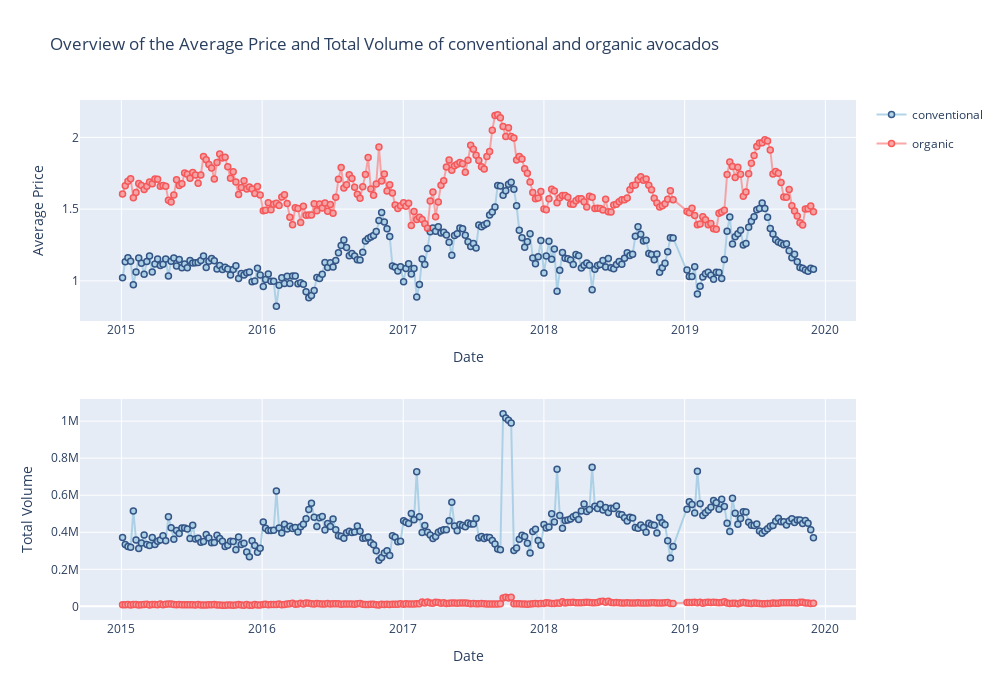

Notebook code cell kept with this figure:
### Code cell
from plotly.subplots import make_subplots
import plotly.graph_objects as go

fig = make_subplots(rows=2, cols=1)


fig.append_trace(go.Scatter(
    x=conventional_groupByDate.index,y=conventional_groupByDate.AveragePrice,
                   name='conventional',legendgroup='train',mode='lines+markers',marker=dict(
                                 color='rgb(158,202,225)',
                                 line=dict(
                                 color='rgb(8,48,107)',
                                 width=1.5)),
                                opacity=0.8), row=1, col=1)

fig.append_trace(go.Scatter(
    x=organic_groupByDate.index,y=organic_groupByDate.AveragePrice,
                   name='organic',legendgroup='test',mode='lines+markers',marker=dict(
                                 color='rgb(248,146,146)',
                                 line=dict(
                                 color='rgb(249,52,52)',
                                 width=1.5)),
                                opacity=0.8), row=1, col=1)


fig.append_trace(go.Scatter(
    x=conventional_groupByDate.index,y=conventional_groupByDate['Total Volume'],
                   name='conventional',showlegend=False, mode='lines+markers',marker=dict(
                                 color='rgb(158,202,225)',
                                 line=dict(
                                 color='rgb(8,48,107)',
                                 width=1.5)),
                                opacity=0.8), row=2, col=1)

fig.append_trace(go.Scatter(
    x=organic_groupByDate.index,y=organic_groupByDate['Total Volume'],
                   name='organic',showlegend=False, mode='lines+markers',marker=dict(
                                 color='rgb(248,146,146)',
                                 line=dict(
                                 color='rgb(249,52,52)',
                                 width=1.5)),
                                opacity=0.8), row=2, col=1)

# Update xaxis properties
fig.update_xaxes(title_text="Date", row=1, col=1)
fig.update_xaxes(title_text="Date", row=2, col=1)
# Update yaxis properties
fig.update_yaxes(title_text="Average Price", row=1, col=1)
fig.update_yaxes(title_text="Total Volume",  row=2, col=1)

fig.update_layout(height=700, width=1000, title_text="Overview of the Average Price and Total Volume of conventional and organic avocados"
                 )
# try:
#     fig.show()
# except:
#     fig.show("png")
fig.show("png")

### Figure 1 — Plotly figure (JSON) as saved in the notebook; plotly's stock layout.template omitted (floating-point values rounded to 4 significant figures; data arrays with more than 128 entries replaced by an {"elided": "..."} marker saying what was removed)
{"data": [{"legendgroup": "train", "marker": {"color": "rgb(158,202,225)", "line": {"color": "rgb(8,48,107)", "width": 1.5}}, "mode": "lines+markers", "name": "conventional", "opacity": 0.8, "type": "scatter", "x": {"elided": "253 str values"}, "xaxis": "x", "y": {"elided": "253 float values"}, "yaxis": "y"}, {"legendgroup": "test", "marker": {"color": "rgb(248,146,146)", "line": {"color": "rgb(249,52,52)", "width": 1.5}}, "mode": "lines+markers", "name": "organic", "opacity": 0.8, "type": "scatter", "x": {"elided": "253 str values"}, "xaxis": "x", "y": {"elided": "253 float values"}, "yaxis": "y"}, {"marker": {"color": "rgb(158,202,225)", "line": {"color": "rgb(8,48,107)", "width": 1.5}}, "mode": "lines+markers", "name": "conventional", "opacity": 0.8, "showlegend": false, "type": "scatter", "x": {"elided": "253 str values"}, "xaxis": "x2", "y": {"elided": "253 float values"}, "yaxis": "y2"}, {"marker": {"color": "rgb(248,146,146)", "line": {"color": "rgb(249,52,52)", "width": 1.5}}, "mode": "lines+markers", "name": "organic", "opacity": 0.8, "showlegend": false, "type": "scatter", "x": {"elided": "253 str values"}, "xaxis": "x2", "y": {"elided": "253 float values"}, "yaxis": "y2"}], "layout": {"height": 700, "title": {"text": "Overview of the Average Price and Total Volume of conventional and organic avocados"}, "width": 1000, "xaxis": {"anchor": "y", "domain": [0, 1], "title": {"text": "Date"}}, "xaxis2": {"anchor": "y2", "domain": [0, 1], "title": {"text": "Date"}}, "yaxis": {"anchor": "x", "domain": [0.575, 1], "title": {"text": "Average Price"}}, "yaxis2": {"anchor": "x2", "domain": [0, 0.425], "title": {"text": "Total Volume"}}}}
